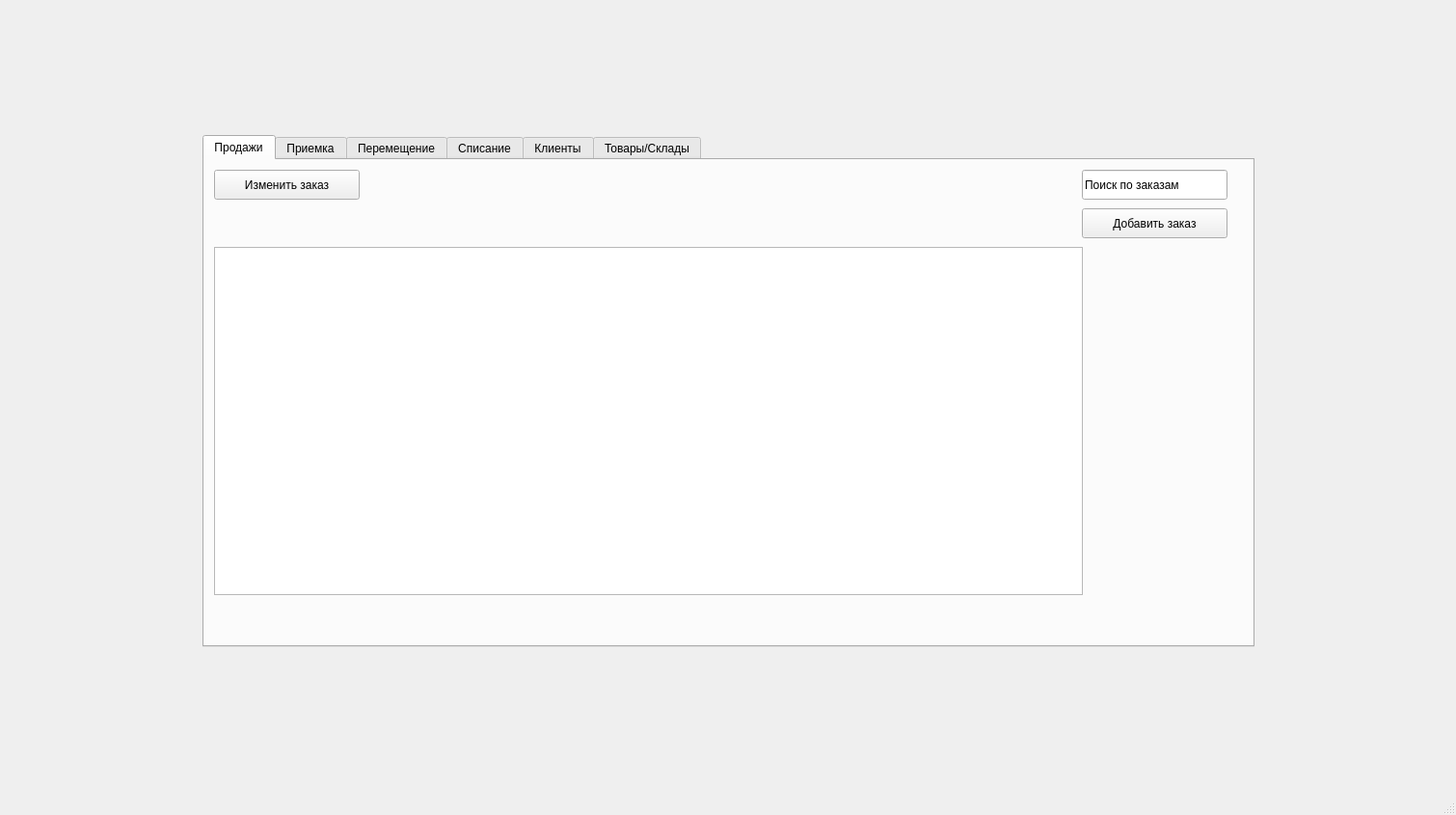
<?xml version="1.0" encoding="UTF-8"?>
<ui version="4.0">
 <class>MainWindow</class>
 <widget class="QMainWindow" name="MainWindow">
  <property name="geometry">
   <rect>
    <x>0</x>
    <y>0</y>
    <width>1510</width>
    <height>845</height>
   </rect>
  </property>
  <property name="windowTitle">
   <string>MainWindow</string>
  </property>
  <widget class="QWidget" name="centralwidget">
   <widget class="QTabWidget" name="tabWidget">
    <property name="geometry">
     <rect>
      <x>210</x>
      <y>140</y>
      <width>1091</width>
      <height>531</height>
     </rect>
    </property>
    <property name="currentIndex">
     <number>0</number>
    </property>
    <widget class="QWidget" name="widget">
     <attribute name="title">
      <string>Продажи</string>
     </attribute>
     <widget class="QTableWidget" name="tableWidget">
      <property name="geometry">
       <rect>
        <x>10</x>
        <y>90</y>
        <width>901</width>
        <height>361</height>
       </rect>
      </property>
     </widget>
     <widget class="QPushButton" name="pushButton">
      <property name="geometry">
       <rect>
        <x>10</x>
        <y>10</y>
        <width>151</width>
        <height>31</height>
       </rect>
      </property>
      <property name="text">
       <string>Изменить заказ</string>
      </property>
     </widget>
     <widget class="QPushButton" name="pushButton_2">
      <property name="geometry">
       <rect>
        <x>910</x>
        <y>50</y>
        <width>151</width>
        <height>31</height>
       </rect>
      </property>
      <property name="text">
       <string>Добавить заказ</string>
      </property>
     </widget>
     <widget class="QLineEdit" name="lineEdit">
      <property name="geometry">
       <rect>
        <x>910</x>
        <y>10</y>
        <width>151</width>
        <height>31</height>
       </rect>
      </property>
      <property name="text">
       <string>Поиск по заказам</string>
      </property>
     </widget>
    </widget>
    <widget class="QWidget" name="tab_2">
     <attribute name="title">
      <string>Приемка</string>
     </attribute>
    </widget>
    <widget class="QWidget" name="tab_3">
     <attribute name="title">
      <string>Перемещение</string>
     </attribute>
    </widget>
    <widget class="QWidget" name="tab_4">
     <attribute name="title">
      <string>Списание</string>
     </attribute>
    </widget>
    <widget class="QWidget" name="tab">
     <attribute name="title">
      <string>Клиенты</string>
     </attribute>
    </widget>
    <widget class="QWidget" name="tab_5">
     <attribute name="title">
      <string>Товары/Склады</string>
     </attribute>
    </widget>
   </widget>
  </widget>
  <widget class="QStatusBar" name="statusbar"/>
 </widget>
 <resources/>
 <connections/>
</ui>
